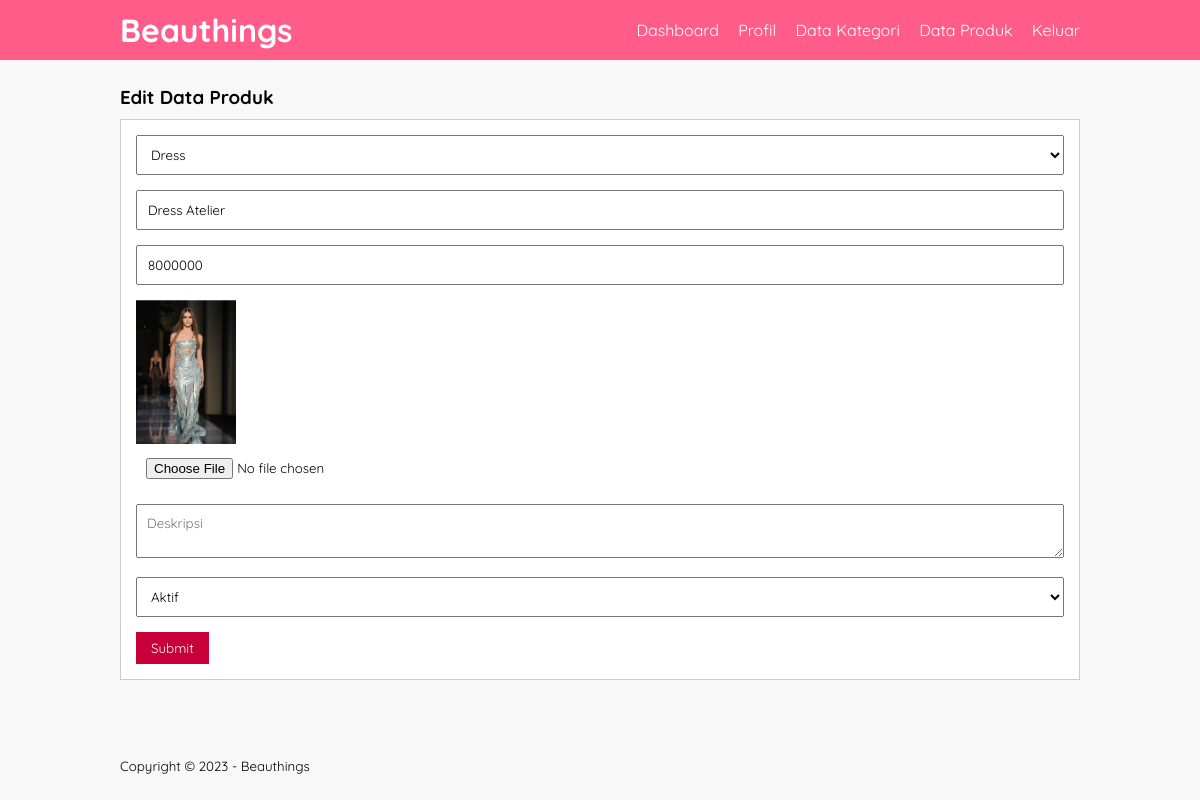
/edit_produk.php?id=6 (signed in), run on the app's committed database.
### tables this page shows
CREATE TABLE `tb_product` (
  `product_id` int(11) NOT NULL,
  `category_id` int(11) NOT NULL,
  `product_name` varchar(255) NOT NULL,
  `product_price` int(11) NOT NULL,
  `product_desc` text NOT NULL,
  `product_image` varchar(255) NOT NULL,
  `product_status` tinyint(1) NOT NULL,
  `date_created` date NOT NULL
);

CREATE TABLE `tb_category` (
  `category_id` int(11) NOT NULL,
  `category_name` varchar(40) NOT NULL
);

### edit_produk.php (the view, shortened to what this page needs)
<?php
	include 'db.php';
	$produk = mysqli_query($conn, "SELECT * FROM tb_product WHERE product_id = '".$_GET['id']."' ");
	$p = mysqli_fetch_object($produk);
?>
<!DOCTYPE html>
<html>
<head>
	<link rel="stylesheet" type="text/css" href="css/style.css">
</head>
<body>
	<header>
		<div class="container">
			<h1><a href="dashboard.php">Beauthings</a></h1>
			<ul>
				<li><a href="dashboard.php">Dashboard</a></li>
				<li><a href="profil.php">Profil</a></li>
				<li><a href="data_kategori.php">Data Kategori</a></li>
				<li><a href="data_produk.php">Data Produk</a></li>
				<li><a href="keluar.php">Keluar</a></li>
			</ul>
		</div>
	</header>
	<div class="section">
		<div class="container">
			<h3>Edit Data Produk</h3>
			<div class="box">
				<form action="" method="POST" enctype="multipart/form-data">
					<select class="input-control" name="kategori" required>
						<?php
							$kategori = mysqli_query($conn, "SELECT * FROM tb_category ORDER BY category_id DESC");
							while($r = mysqli_fetch_array($kategori)){
						?>
						<option value="<?php echo $r['category_id'] ?>" <?php echo ($r['category_id'] == $p->category_id)? 'selected':''; ?>><?php echo $r['category_name'] ?></option>
						<?php } ?>
					</select>
					<input type="text" name="nama" class="input-control" placeholder="Nama Produk" value="<?php echo $p->product_name ?>" required>
					<input type="text" name="harga" class="input-control" placeholder="Harga" value="<?php echo $p->product_price ?>" required>
					<img src="produk/<?php echo $p->product_image ?>" width="100px">
					<input type="file" name="gambar" class="input-control">
					<textarea class="input-control" name="deskripsi" placeholder="Deskripsi"><?php echo $p->product_description ?></textarea><br>
					<select class="input-control" name="status">
						<option value="1" <?php echo ($p->product_status == 1)? 'selected':''; ?>>Aktif</option>
					</select>
					<input type="submit" name="submit" value="Submit" class="btn">
				</form>
			</div>
		</div>
	</div>
	<footer>
		<div class="container">
			<small>Copyright &copy; 2023 - Beauthings</small>
		</div>
	</footer>
</body>
</html>

### style.css (style rules this page uses)
* { padding:0; margin:0; font-family: 'Quicksand', sans-serif; }
body { background-color: #f8f8f8; }
a { color: inherit; text-decoration: none; }
.input-control { width:100%; padding:10px; margin-bottom: 15px; box-sizing: border-box; }
.btn { padding:8px 15px; background-color: #C70039; color: #fff; border:none; cursor: pointer; }
header { background-color: #ff5c8a; color: #fff; }
header h1 { float: left; padding:10px 0; }
header ul { float: right; }
header ul li { display: inline-block; }
header ul li a { padding:20px 0 20px 15px; display: inline-block; }
footer { padding:25px 0; }
.container { width: 80%; margin:0 auto; }
.container:after { content: ''; display: block; clear: both; }
.section { padding:25px 0; }
.box { background-color: #fff; border:1px solid #ccc; padding:15px; box-sizing: border-box; margin:10px 0 25px 0; }
.box:after { content: ''; display: block; clear: both; }

### data on the page
tb_product: kategori "Dress", nama "Dress Atelier", harga "8000000", product_image (picture), status "Aktif"
